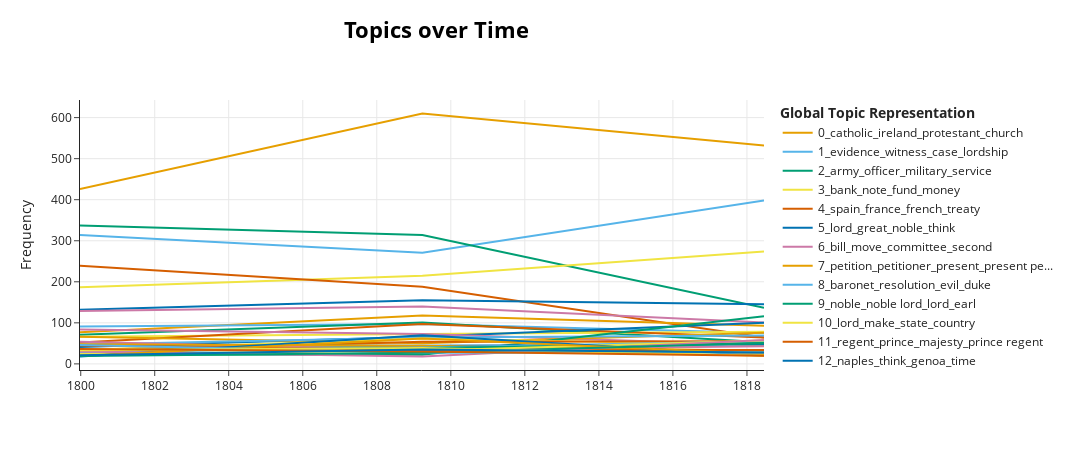

Source (notebook cell):
### Code cell
#model.visualize_topics_over_time(topics_over_time, top_n_topics=5)
model.visualize_topics_over_time(topics_over_time)

### Figure 1 — Plotly figure (JSON) as saved in the notebook; plotly's stock layout.template omitted (floating-point values rounded to 4 significant figures)
{"data": [{"hoverinfo": "text", "hovertext": ["<b>Topic 0</b><br>Words: catholic, ireland, protestant, irish, church", "<b>Topic 0</b><br>Words: catholic, ireland, protestant, roman, roman catholic", "<b>Topic 0</b><br>Words: catholic, ireland, church, protestant, roman catholic"], "marker": {"color": "#E69F00"}, "mode": "lines", "name": "0_catholic_ireland_protestant_church", "x": ["1799-12-24T16:42:14.400000", "1809-03-26T01:50:46.153845", "1818-06-18T03:41:32.307692"], "y": [426, 610, 532], "type": "scatter"}, {"hoverinfo": "text", "hovertext": ["<b>Topic 1</b><br>Words: evidence, case, witness, charge, judge", "<b>Topic 1</b><br>Words: punishment, case, evidence, lordship, witness", "<b>Topic 1</b><br>Words: witness, evidence, lordship, case, court"], "marker": {"color": "#56B4E9"}, "mode": "lines", "name": "1_evidence_witness_case_lordship", "x": ["1799-12-24T16:42:14.400000", "1809-03-26T01:50:46.153845", "1818-06-18T03:41:32.307692"], "y": [314, 271, 398], "type": "scatter"}, {"hoverinfo": "text", "hovertext": ["<b>Topic 2</b><br>Words: army, officer, military, service, force", "<b>Topic 2</b><br>Words: army, officer, service, military, regiment", "<b>Topic 2</b><br>Words: army, military, officer, service, men"], "marker": {"color": "#009E73"}, "mode": "lines", "name": "2_army_officer_military_service", "x": ["1799-12-24T16:42:14.400000", "1809-03-26T01:50:46.153845", "1818-06-18T03:41:32.307692"], "y": [337, 314, 137], "type": "scatter"}, {"hoverinfo": "text", "hovertext": ["<b>Topic 3</b><br>Words: bank, sum, money, account, fund", "<b>Topic 3</b><br>Words: bank, fund, sum, amount, account", "<b>Topic 3</b><br>Words: bank, note, money, circulation, country"], "marker": {"color": "#F0E442"}, "mode": "lines", "name": "3_bank_note_fund_money", "x": ["1799-12-24T16:42:14.400000", "1809-03-26T01:50:46.153845", "1818-06-18T03:41:32.307692"], "y": [187, 215, 274], "type": "scatter"}, {"hoverinfo": "text", "hovertext": ["<b>Topic 4</b><br>Words: spain, france, french, treaty, army", "<b>Topic 4</b><br>Words: france, spain, french, treaty, army", "<b>Topic 4</b><br>Words: france, spain, austria, treaty, great"], "marker": {"color": "#D55E00"}, "mode": "lines", "name": "4_spain_france_french_treaty", "x": ["1799-12-24T16:42:14.400000", "1809-03-26T01:50:46.153845", "1818-06-18T03:41:32.307692"], "y": [239, 188, 64], "type": "scatter"}, {"hoverinfo": "text", "hovertext": ["<b>Topic 5</b><br>Words: lord, think, great, bill, noble", "<b>Topic 5</b><br>Words: lord, noble, make, great, noble lord", "<b>Topic 5</b><br>Words: lord, great, question, member, think"], "marker": {"color": "#0072B2"}, "mode": "lines", "name": "5_lord_great_noble_think", "x": ["1799-12-24T16:42:14.400000", "1809-03-26T01:50:46.153845", "1818-06-18T03:41:32.307692"], "y": [132, 155, 145], "type": "scatter"}, {"hoverinfo": "text", "hovertext": ["<b>Topic 6</b><br>Words: bill, committee, move, order, principle", "<b>Topic 6</b><br>Words: bill, move, second, committee, reading", "<b>Topic 6</b><br>Words: bill, pass, move, committee, reading"], "marker": {"color": "#CC79A7"}, "mode": "lines", "name": "6_bill_move_committee_second", "x": ["1799-12-24T16:42:14.400000", "1809-03-26T01:50:46.153845", "1818-06-18T03:41:32.307692"], "y": [129, 140, 101], "type": "scatter"}, {"hoverinfo": "text", "hovertext": ["<b>Topic 7</b><br>Words: petition, petitioner, committee, present, submit", "<b>Topic 7</b><br>Words: petition, petitioner, present petition, present, person", "<b>Topic 7</b><br>Words: petition, petitioner, present, present petition, inquiry"], "marker": {"color": "#E69F00"}, "mode": "lines", "name": "7_petition_petitioner_present_present pe...", "x": ["1799-12-24T16:42:14.400000", "1809-03-26T01:50:46.153845", "1818-06-18T03:41:32.307692"], "y": [77, 118, 93], "type": "scatter"}, {"hoverinfo": "text", "hovertext": ["<b>Topic 8</b><br>Words: baronet, duke, duke york, york, resolution", "<b>Topic 8</b><br>Words: baronet, resolution, evil, resolution baronet, respect", "<b>Topic 8</b><br>Words: baronet, evil, resolution, case, trust"], "marker": {"color": "#56B4E9"}, "mode": "lines", "name": "8_baronet_resolution_evil_duke", "x": ["1799-12-24T16:42:14.400000", "1809-03-26T01:50:46.153845", "1818-06-18T03:41:32.307692"], "y": [91, 97, 75], "type": "scatter"}, {"hoverinfo": "text", "hovertext": ["<b>Topic 9</b><br>Words: noble, noble lord, lord, earl, noble earl", "<b>Topic 9</b><br>Words: noble, noble lord, lord, earl, noble earl", "<b>Topic 9</b><br>Words: noble, earl, lord, noble lord, noble earl"], "marker": {"color": "#009E73"}, "mode": "lines", "name": "9_noble_noble lord_lord_earl", "x": ["1799-12-24T16:42:14.400000", "1809-03-26T01:50:46.153845", "1818-06-18T03:41:32.307692"], "y": [71, 101, 53], "type": "scatter"}, {"hoverinfo": "text", "hovertext": ["<b>Topic 10</b><br>Words: lord, make, state, country, give", "<b>Topic 10</b><br>Words: state, country, lord, make, subject", "<b>Topic 10</b><br>Words: lord, make, state, majesty, take"], "marker": {"color": "#F0E442"}, "mode": "lines", "name": "10_lord_make_state_country", "x": ["1799-12-24T16:42:14.400000", "1809-03-26T01:50:46.153845", "1818-06-18T03:41:32.307692"], "y": [66, 73, 78], "type": "scatter"}, {"hoverinfo": "text", "hovertext": ["<b>Topic 11</b><br>Words: majesty, appointment, address, majesty minister, royal", "<b>Topic 11</b><br>Words: regent, prince, prince regent, royal, royal highness", "<b>Topic 11</b><br>Words: majesty, royal, prince, royal highness, highness"], "marker": {"color": "#D55E00"}, "mode": "lines", "name": "11_regent_prince_majesty_prince regent", "x": ["1799-12-24T16:42:14.400000", "1809-03-26T01:50:46.153845", "1818-06-18T03:41:32.307692"], "y": [52, 97, 64], "type": "scatter"}, {"hoverinfo": "text", "hovertext": ["<b>Topic 12</b><br>Words: think, windham, naples, think time, fancy", "<b>Topic 12</b><br>Words: naples, think, sicily, sicilian majesty, think even", "<b>Topic 12</b><br>Words: naples, genoa, think, milan, time"], "marker": {"color": "#0072B2"}, "mode": "lines", "name": "12_naples_think_genoa_time", "x": ["1799-12-24T16:42:14.400000", "1809-03-26T01:50:46.153845", "1818-06-18T03:41:32.307692"], "y": [41, 66, 100], "type": "scatter"}, {"hoverinfo": "text", "hovertext": ["<b>Topic 13</b><br>Words: exchequer, chancellor exchequer, chancellor, exchequer observe, exchequer bill", "<b>Topic 13</b><br>Words: chancellor, exchequer, chancellor exchequer, lord chancellor, lord", "<b>Topic 13</b><br>Words: exchequer, chancellor exchequer, chancellor, exchequer bill, propose"], "marker": {"color": "#CC79A7"}, "mode": "lines", "name": "13_exchequer_chancellor exchequer_chance...", "x": ["1799-12-24T16:42:14.400000", "1809-03-26T01:50:46.153845", "1818-06-18T03:41:32.307692"], "y": [84, 73, 46], "type": "scatter"}, {"hoverinfo": "text", "hovertext": ["<b>Topic 14</b><br>Words: trade, duty, country, salt, commerce", "<b>Topic 14</b><br>Words: trade, india, country, commerce, monopoly", "<b>Topic 14</b><br>Words: trade, country, duty, commerce, india"], "marker": {"color": "#E69F00"}, "mode": "lines", "name": "14_trade_country_commerce_india", "x": ["1799-12-24T16:42:14.400000", "1809-03-26T01:50:46.153845", "1818-06-18T03:41:32.307692"], "y": [66, 50, 76], "type": "scatter"}, {"hoverinfo": "text", "hovertext": ["<b>Topic 15</b><br>Words: speech, fact, speak, brougham, part speech", "<b>Topic 15</b><br>Words: speech, brougham, statement, part speech, fact", "<b>Topic 15</b><br>Words: speech, brougham, lord, lord chancellor, proof"], "marker": {"color": "#56B4E9"}, "mode": "lines", "name": "15_speech_brougham_statement_fact", "x": ["1799-12-24T16:42:14.400000", "1809-03-26T01:50:46.153845", "1818-06-18T03:41:32.307692"], "y": [47, 64, 69], "type": "scatter"}, {"hoverinfo": "text", "hovertext": ["<b>Topic 16</b><br>Words: highness, royal highness, royal, room, charge", "<b>Topic 16</b><br>Words: highness, royal highness, royal, cowell, ensign cowell", "<b>Topic 16</b><br>Words: highness, royal highness, royal, room, bergami"], "marker": {"color": "#009E73"}, "mode": "lines", "name": "16_highness_royal highness_royal_room", "x": ["1799-12-24T16:42:14.400000", "1809-03-26T01:50:46.153845", "1818-06-18T03:41:32.307692"], "y": [23, 22, 116], "type": "scatter"}, {"hoverinfo": "text", "hovertext": ["<b>Topic 17</b><br>Words: lord castlereagh, castlereagh, state, lord, country", "<b>Topic 17</b><br>Words: lord castlereagh, castlereagh, state, country, lord", "<b>Topic 17</b><br>Words: state, lord castlereagh, castlereagh, country, lord"], "marker": {"color": "#F0E442"}, "mode": "lines", "name": "17_lord castlereagh_castlereagh_state_co...", "x": ["1799-12-24T16:42:14.400000", "1809-03-26T01:50:46.153845", "1818-06-18T03:41:32.307692"], "y": [34, 62, 46], "type": "scatter"}, {"hoverinfo": "text", "hovertext": ["<b>Topic 18</b><br>Words: learned, year, learn, learned learned, junot", "<b>Topic 18</b><br>Words: year, learned, last, last year, learn", "<b>Topic 18</b><br>Words: year, learned, estimate, reduction, country"], "marker": {"color": "#D55E00"}, "mode": "lines", "name": "18_year_learned_learn_estimate", "x": ["1799-12-24T16:42:14.400000", "1809-03-26T01:50:46.153845", "1818-06-18T03:41:32.307692"], "y": [30, 54, 55], "type": "scatter"}, {"hoverinfo": "text", "hovertext": ["<b>Topic 19</b><br>Words: alarm, observe, knowledge, point, information", "<b>Topic 19</b><br>Words: information, gratifying, alarm, point, feeling", "<b>Topic 19</b><br>Words: alarm, knowledge, walk, information, conduct"], "marker": {"color": "#0072B2"}, "mode": "lines", "name": "19_alarm_knowledge_information_observe", "x": ["1799-12-24T16:42:14.400000", "1809-03-26T01:50:46.153845", "1818-06-18T03:41:32.307692"], "y": [45, 44, 47], "type": "scatter"}, {"hoverinfo": "text", "hovertext": ["<b>Topic 20</b><br>Words: col, case, canning, secretary canning, time", "<b>Topic 20</b><br>Words: case, night, time, col, accord", "<b>Topic 20</b><br>Words: case, secretary, secretary canning, canning, accord"], "marker": {"color": "#CC79A7"}, "mode": "lines", "name": "20_case_col_canning_secretary canning", "x": ["1799-12-24T16:42:14.400000", "1809-03-26T01:50:46.153845", "1818-06-18T03:41:32.307692"], "y": [54, 34, 43], "type": "scatter"}, {"hoverinfo": "text", "hovertext": ["<b>Topic 21</b><br>Words: bill, wish, think, make, measure", "<b>Topic 21</b><br>Words: bill, wish, make, measure, think", "<b>Topic 21</b><br>Words: bill, wish, make, sentiment, discussion"], "marker": {"color": "#E69F00"}, "mode": "lines", "name": "21_bill_wish_make_measure", "x": ["1799-12-24T16:42:14.400000", "1809-03-26T01:50:46.153845", "1818-06-18T03:41:32.307692"], "y": [48, 44, 32], "type": "scatter"}, {"hoverinfo": "text", "hovertext": ["<b>Topic 22</b><br>Words: agree, agree agree, grey, remark, certainly", "<b>Topic 22</b><br>Words: agree, result, bind, amen, perfectly", "<b>Topic 22</b><br>Words: carriage, agree, impeachment, proceeding, bind"], "marker": {"color": "#56B4E9"}, "mode": "lines", "name": "22_agree_carriage_bind_impeachment", "x": ["1799-12-24T16:42:14.400000", "1809-03-26T01:50:46.153845", "1818-06-18T03:41:32.307692"], "y": [28, 40, 55], "type": "scatter"}, {"hoverinfo": "text", "hovertext": ["<b>Topic 23</b><br>Words: member, account, head, member member, sorry", "<b>Topic 23</b><br>Words: member, member yorkshire, offer, yorkshire, gallant member", "<b>Topic 23</b><br>Words: member, account, head, offer member, shrewsbury"], "marker": {"color": "#009E73"}, "mode": "lines", "name": "23_member_account_member member_head", "x": ["1799-12-24T16:42:14.400000", "1809-03-26T01:50:46.153845", "1818-06-18T03:41:32.307692"], "y": [33, 39, 50], "type": "scatter"}, {"hoverinfo": "text", "hovertext": ["<b>Topic 24</b><br>Words: fox, attention, subject, felt experience, difficulty", "<b>Topic 24</b><br>Words: subject, attention, call attention, pergami, delay", "<b>Topic 24</b><br>Words: pergami, bed, princess, attention, subject"], "marker": {"color": "#F0E442"}, "mode": "lines", "name": "24_pergami_bed_attention_subject", "x": ["1799-12-24T16:42:14.400000", "1809-03-26T01:50:46.153845", "1818-06-18T03:41:32.307692"], "y": [24, 32, 57], "type": "scatter"}, {"hoverinfo": "text", "hovertext": ["<b>Topic 25</b><br>Words: committee, report, member, select committee, question", "<b>Topic 25</b><br>Words: committee, member, bathurst, committee committee, report", "<b>Topic 25</b><br>Words: committee, report, member, question, examine committee"], "marker": {"color": "#D55E00"}, "mode": "lines", "name": "25_committee_member_report_question", "x": ["1799-12-24T16:42:14.400000", "1809-03-26T01:50:46.153845", "1818-06-18T03:41:32.307692"], "y": [45, 33, 34], "type": "scatter"}, {"hoverinfo": "text", "hovertext": ["<b>Topic 26</b><br>Words: libel, gross, law, publication, seditious", "<b>Topic 26</b><br>Words: libel, seditious, seditious libel, blasphemous, blasphemous seditious", "<b>Topic 26</b><br>Words: libel, revolt, seditious, judge time, misprision"], "marker": {"color": "#0072B2"}, "mode": "lines", "name": "26_libel_seditious_seditious libel_blasp...", "x": ["1799-12-24T16:42:14.400000", "1809-03-26T01:50:46.153845", "1818-06-18T03:41:32.307692"], "y": [18, 70, 20], "type": "scatter"}, {"hoverinfo": "text", "hovertext": ["<b>Topic 27</b><br>Words: price, corn, crop, farmer, exportation", "<b>Topic 27</b><br>Words: corn, price, farmer, exportation, labour", "<b>Topic 27</b><br>Words: corn, price, price corn, corn law, duty"], "marker": {"color": "#CC79A7"}, "mode": "lines", "name": "27_corn_price_farmer_price corn", "x": ["1799-12-24T16:42:14.400000", "1809-03-26T01:50:46.153845", "1818-06-18T03:41:32.307692"], "y": [30, 18, 58], "type": "scatter"}, {"hoverinfo": "text", "hovertext": ["<b>Topic 28</b><br>Words: constitution, liberty, press, liberty press, legislature", "<b>Topic 28</b><br>Words: constitution, liberty, country, press, great", "<b>Topic 28</b><br>Words: constitution, liberty, state, doctrine, consider"], "marker": {"color": "#E69F00"}, "mode": "lines", "name": "28_constitution_liberty_press_country", "x": ["1799-12-24T16:42:14.400000", "1809-03-26T01:50:46.153845", "1818-06-18T03:41:32.307692"], "y": [19, 62, 24], "type": "scatter"}, {"hoverinfo": "text", "hovertext": ["<b>Topic 29</b><br>Words: motion, motion motion, motion put, support, support motion", "<b>Topic 29</b><br>Words: motion, present motion, support, support motion, motion respect", "<b>Topic 29</b><br>Words: motion, support, support motion, motion agree, motion motion"], "marker": {"color": "#56B4E9"}, "mode": "lines", "name": "29_motion_motion motion_support_support ...", "x": ["1799-12-24T16:42:14.400000", "1809-03-26T01:50:46.153845", "1818-06-18T03:41:32.307692"], "y": [46, 27, 28], "type": "scatter"}, {"hoverinfo": "text", "hovertext": ["<b>Topic 30</b><br>Words: majesty, jury, lordship, appeal, lord", "<b>Topic 30</b><br>Words: lordship, lord, majesty, agent, john owen", "<b>Topic 30</b><br>Words: lordship, counsel, majesty, lord, question"], "marker": {"color": "#009E73"}, "mode": "lines", "name": "30_lordship_majesty_counsel_lord", "x": ["1799-12-24T16:42:14.400000", "1809-03-26T01:50:46.153845", "1818-06-18T03:41:32.307692"], "y": [19, 27, 51], "type": "scatter"}, {"hoverinfo": "text", "hovertext": ["<b>Topic 31</b><br>Words: danger, safety, safe way, immediate, apprehension", "<b>Topic 31</b><br>Words: danger, safety, dangerous, inferior people, dangerous inferior", "<b>Topic 31</b><br>Words: danger, apprehension, never perhaps, insure, never"], "marker": {"color": "#F0E442"}, "mode": "lines", "name": "31_danger_safety_apprehension_great", "x": ["1799-12-24T16:42:14.400000", "1809-03-26T01:50:46.153845", "1818-06-18T03:41:32.307692"], "y": [33, 39, 20], "type": "scatter"}, {"hoverinfo": "text", "hovertext": ["<b>Topic 32</b><br>Words: respect, virtue, sentiment, feeling, honourable", "<b>Topic 32</b><br>Words: honourable, virtue, regret, life, respect", "<b>Topic 32</b><br>Words: respect, feeling, express, feel, judgment"], "marker": {"color": "#D55E00"}, "mode": "lines", "name": "32_respect_virtue_honourable_sentiment", "x": ["1799-12-24T16:42:14.400000", "1809-03-26T01:50:46.153845", "1818-06-18T03:41:32.307692"], "y": [36, 30, 20], "type": "scatter"}, {"hoverinfo": "text", "hovertext": ["<b>Topic 33</b><br>Words: bill, embargo, repeal, chancellor, exchequer", "<b>Topic 33</b><br>Words: chancellor, bill, sum, exchequer, gallon", "<b>Topic 33</b><br>Words: minister, measure, bill, butter, chancellor"], "marker": {"color": "#0072B2"}, "mode": "lines", "name": "33_bill_chancellor_exchequer_minister", "x": ["1799-12-24T16:42:14.400000", "1809-03-26T01:50:46.153845", "1818-06-18T03:41:32.307692"], "y": [21, 35, 28], "type": "scatter"}], "layout": {"xaxis": {"showgrid": true}, "yaxis": {"showgrid": true, "title": {"text": "Frequency"}}, "title": {"font": {"size": 22, "color": "Black"}, "text": "<b>Topics over Time</b>", "y": 0.95, "x": 0.4, "xanchor": "center", "yanchor": "top"}, "hoverlabel": {"font": {"size": 16, "family": "Rockwell"}, "bgcolor": "white"}, "width": 1250, "height": 450, "legend": {"title": {"text": "<b>Global Topic Representation"}}}}
